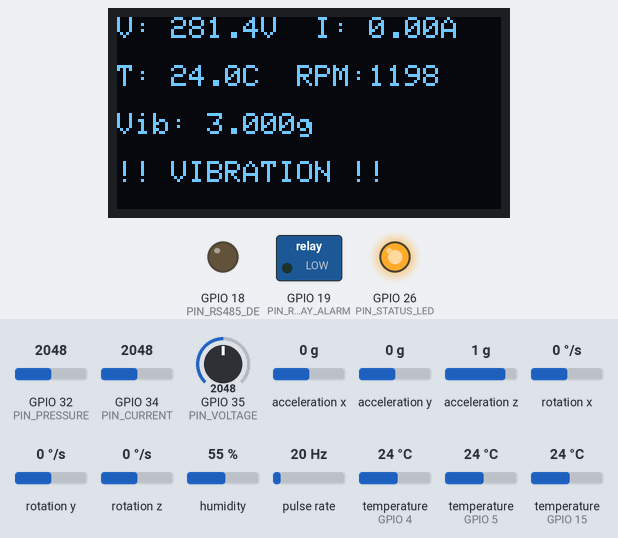
This sketch was run on a simulated ESP32. On the bench: 128×64 one-colour display, switched loads named in the sketch (green lamp = pin HIGH), output pins drawn as LEDs (lit = HIGH). Wiring (inferred from the names in the program): pulse sensor: data GPIO 2. The test bench sets the inputs (shaded band); at power-on: acceleration z 1 g, GPIO 34 (PIN_CURRENT) = 2048, pulse rate 20 Hz, temperature (sensors on GPIO 4, GPIO 5, GPIO 15) 24 °C, GPIO 32 (PIN_PRESSURE) = 2048, GPIO 35 (PIN_VOLTAGE) = 2048, acceleration x 0 g, acceleration y 0 g, rotation x 0 °/s, rotation y 0 °/s, rotation z 0 °/s, humidity 55 %. WiFi joins after 1.5 s; servers stay silent unless stated; uploads are accepted with an empty reply; the local clock reads 2024-03-15 10:24:30 at power-on unless the sketch sets it; what the sketch prints to the serial monitor is not drawn.

Above: at 6.5 s.
6.6 s: acceleration z set to 0.7 g
At 9.5 s:
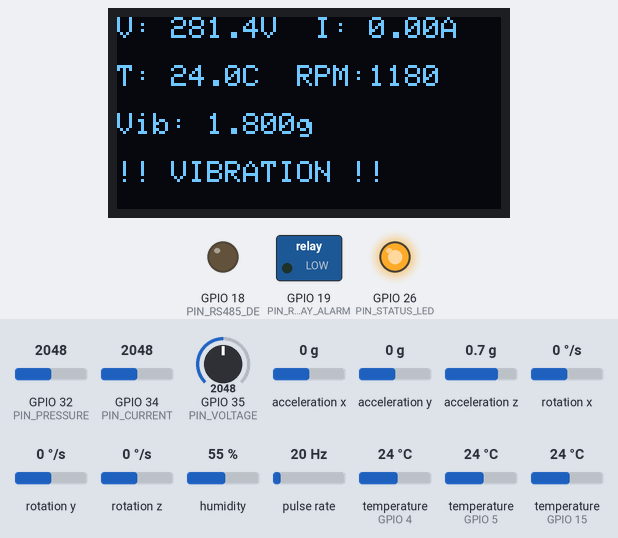
12.1 s: acceleration z set to 0.4 g
At 13.6 s:
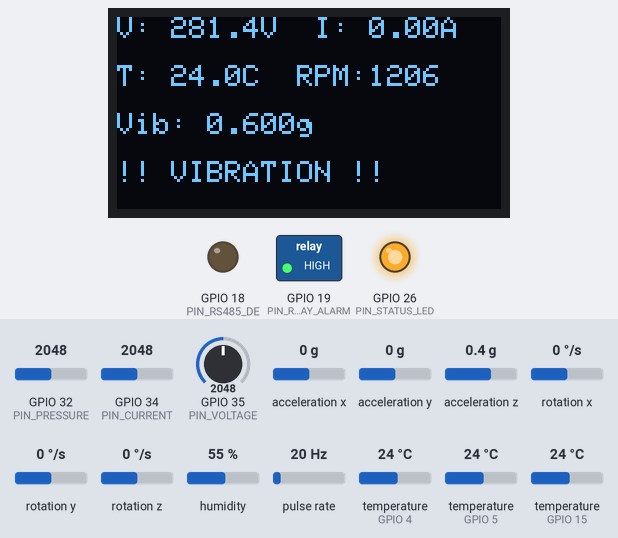
19.2 s: GPIO 34 (PIN_CURRENT) set to 2385
At 23.6 s:
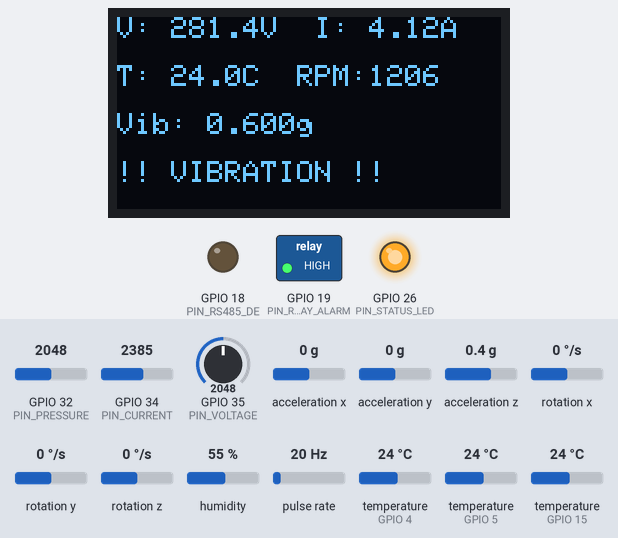
23.9 s: GPIO 34 (PIN_CURRENT) set to 2477
At 27.8 s:
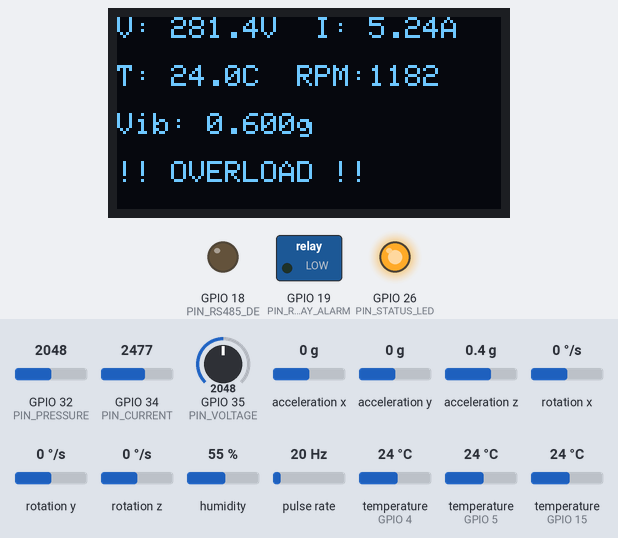
31.0 s: pulse rate (sensor on GPIO 2) set to 4 Hz
At 32.9 s:
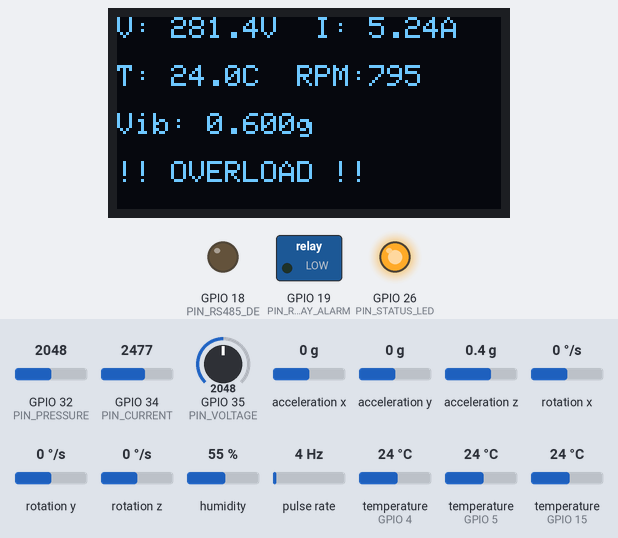
35.8 s: temperature (sensor on GPIO 4) set to 12 °C
At 40.0 s:
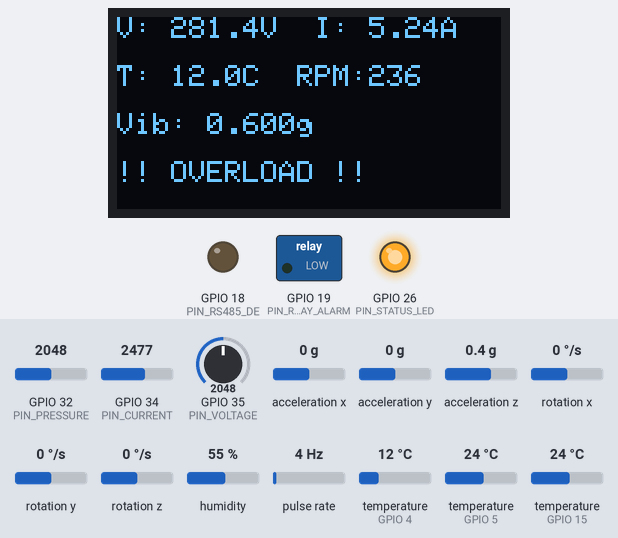
Timing chart, 0 to 41.5 s (numbered marks = the images above; inputs shaded):
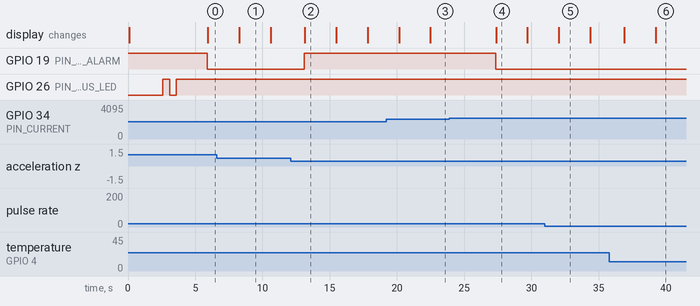

Measured:
- the behaviour switches between 0.6 and 0.5 g on acceleration z (found by bisection; images 1 and 2)
- the behaviour switches between 2416 and 2417 on GPIO 34 (PIN_CURRENT) (found by bisection; images 3 and 4)
- after the input at 12.1 s, GPIO 19 (PIN_RELAY_ALARM): LOW → HIGH after 1.0 s
- after the input at 19.2 s, the display: first differs from a run without the input after 3.3 s (image 3)
- after the input at 23.9 s, GPIO 19 (PIN_RELAY_ALARM): HIGH → LOW after 3.4 s; the display: changes after 3.5 s (image 4)
- after the input at 31.0 s, the display: changes after 1.0 s (image 5)
- what the display in image 1 shows lasts 2.3 s, from 8.3 s to 10.6 s

The sketch:

main.ino
```cpp
/*
 * PREDICTA – ESP32 Industrial Sensor Acquisition Firmware
 * Target: ESP32 DevKit V1
 * System: 3-Phase Induction Motor + Water Pump Monitoring
 *
 * Segment B – Live IoT Monitoring. Streams readings to the Predicta cloud backend.
 *
 * Transport (choose one below):
 *   - HTTPS (default): POST /api/live/ingest with header X-Device-Key. Works with any
 *     cloud host (Render, Railway, …) – no broker needed.
 *   - MQTT: publish to a Mosquitto broker; the backend bridge (MQTT_ENABLED=true) ingests it.
 *
 * Setup:
 *   1. In Predicta → Live Monitor → "Register device", use the same DEVICE_ID as below.
 *   2. Paste the key shown once into DEVICE_KEY.
 *   3. Set PREDICTA_INGEST_URL to your deployment.
 *
 * Libraries Required:
 *   - PubSubClient (MQTT)
 *   - ArduinoJson
 *   - OneWire + DallasTemperature (DS18B20)
 *   - MPU6050 by Electronic Cats
 *   - DHT sensor library by Adafruit
 *   - ModbusMaster (for Modbus RTU slave)
 *   - HTTPClient / WiFiClientSecure (bundled with the ESP32 core)
 *
 * Install via Arduino Library Manager
 */

#include <WiFi.h>
#include <WiFiClientSecure.h>
#include <HTTPClient.h>
#include <time.h>
#include <PubSubClient.h>
#include <ArduinoJson.h>
#include <OneWire.h>
#include <DallasTemperature.h>
#include <MPU6050.h>
#include <DHT.h>
#include <Wire.h>
#include <Adafruit_SSD1306.h>

// ─── Transport selection ──────────────────────────────────────────────────────
#define TRANSPORT_HTTPS 1                 // 1 = HTTPS to the cloud, 0 = MQTT broker

// ─── WiFi Configuration ───────────────────────────────────────────────────────
const char* WIFI_SSID     = "YOUR_WIFI_SSID";
const char* WIFI_PASSWORD = "YOUR_WIFI_PASSWORD";
const char* DEVICE_ID     = "MOTOR_01";

// ─── Predicta Cloud (HTTPS) ───────────────────────────────────────────────────
const char* PREDICTA_INGEST_URL = "https://predicta-i6vf.onrender.com/api/live/ingest";
const char* DEVICE_KEY          = "pdk_PASTE_THE_KEY_SHOWN_AT_REGISTRATION";
// PEM root certificate of your host. Leave empty only for bench testing: the
// connection is then encrypted but the server identity is NOT verified.
const char* ROOT_CA = "";

// ─── MQTT (only when TRANSPORT_HTTPS = 0) ─────────────────────────────────────
const char* MQTT_SERVER   = "192.168.1.100";    // Node-RED / Mosquitto broker IP
const int   MQTT_PORT     = 1883;
const char* MQTT_TOPIC    = "predicta/sensor/data";
const char* MQTT_ALERT    = "predicta/alerts";

// ─── Timing ───────────────────────────────────────────────────────────────────
#define SAMPLE_INTERVAL_MS   2000          // local sampling, alarm relay, OLED
#if TRANSPORT_HTTPS
#define PUBLISH_INTERVAL_MS  10000         // one HTTPS request every 10 s
#else
#define PUBLISH_INTERVAL_MS  2000
#endif
#define BUFFER_CAPACITY      30            // readings kept while the cloud is unreachable

// ─── Pin Definitions ──────────────────────────────────────────────────────────
#define PIN_CURRENT       34   // ACS712-30A analog out
#define PIN_VOLTAGE       35   // ZMPT101B analog out
#define PIN_PRESSURE      32   // MPX5700 pressure sensor
#define PIN_DS18B20_MOTOR  4   // DS18B20 motor body temperature
#define PIN_DS18B20_BEAR   5   // DS18B20 bearing temperature
#define PIN_DHT           15   // DHT22 ambient
#define PIN_HALL           2   // Hall effect RPM (interrupt)
#define PIN_RS485_RX      16   // MAX485 RO
#define PIN_RS485_TX      17   // MAX485 DI
#define PIN_RS485_DE      18   // MAX485 DE+RE
#define PIN_RELAY_ALARM   19   // Relay module output
#define PIN_STATUS_LED    26   // Onboard status LED
#define DHT_TYPE          DHT22

// ─── Calibration Constants ────────────────────────────────────────────────────
#define ACS712_SENSITIVITY  0.066    // 66 mV/A for ACS712-30A
#define ACS712_ZERO         1.65     // Zero-current voltage (at 3.3V supply)
#define VOLTAGE_CAL_FACTOR  170.5    // Calibrate with multimeter
#define ADC_REF             3.3
#define ADC_RESOLUTION      4095.0
#define CURRENT_SAMPLES     1000     // Samples for RMS calculation
#define MOTOR_POLES         4
#define POWER_FACTOR        0.85     // Assumed pf for induction motor

// ─── Threshold Definitions (configurable via MQTT) ───────────────────────────
#define TEMP_WARNING        75.0    // °C
#define TEMP_CRITICAL       85.0    // °C
#define CURRENT_OVERLOAD    4.5     // A (130% of FLC 3.5A)
#define VIBRATION_WARNING   0.5     // g RMS
#define VIBRATION_CRITICAL  1.0     // g RMS
#define RPM_LOW_LIMIT       1200    // RPM (below = possible stall)
#define RPM_HIGH_LIMIT      1600    // RPM (above = possible overspeed)

// ─── Objects ──────────────────────────────────────────────────────────────────
WiFiClient espClient;
PubSubClient mqttClient(espClient);
WiFiClientSecure httpsClient;
String offlineBuffer[BUFFER_CAPACITY];     // JSON readings awaiting upload (need NTP time)
int bufferCount = 0;
OneWire oneWireMotor(PIN_DS18B20_MOTOR);
OneWire oneWireBear(PIN_DS18B20_BEAR);
DallasTemperature motorTempSensor(&oneWireMotor);
DallasTemperature bearingTempSensor(&oneWireBear);
MPU6050 mpu;
DHT dht(PIN_DHT, DHT_TYPE);
Adafruit_SSD1306 oled(128, 64, &Wire, -1);

// ─── Global Variables ─────────────────────────────────────────────────────────
volatile unsigned long rpmPulseCount = 0;
unsigned long lastRpmCalc = 0;
unsigned long lastSample = 0;
unsigned long lastPublish = 0;
unsigned long motorStartTime = 0;
bool motorRunning = false;
float totalEnergyKWh = 0.0;
unsigned long startStopCycles = 0;
unsigned long lastCurrentTime = 0;

// ─── Interrupt Handler for RPM ────────────────────────────────────────────────
void IRAM_ATTR hallISR() {
  rpmPulseCount++;
}

// ─── Setup ────────────────────────────────────────────────────────────────────
void setup() {
  Serial.begin(115200);
  Serial2.begin(9600, SERIAL_8N1, PIN_RS485_RX, PIN_RS485_TX);  // Modbus RTU

  // GPIO Setup
  pinMode(PIN_HALL, INPUT_PULLUP);
  pinMode(PIN_RELAY_ALARM, OUTPUT);
  pinMode(PIN_STATUS_LED, OUTPUT);
  pinMode(PIN_RS485_DE, OUTPUT);
  digitalWrite(PIN_RELAY_ALARM, HIGH);  // Relay NC, deactivate
  digitalWrite(PIN_RS485_DE, LOW);      // Receive mode

  attachInterrupt(digitalPinToInterrupt(PIN_HALL), hallISR, RISING);

  // Sensor Init
  motorTempSensor.begin();
  bearingTempSensor.begin();
  mpu.initialize();
  dht.begin();
  Wire.begin(21, 22);

  // OLED Init
  if (!oled.begin(SSD1306_SWITCHCAPVCC, 0x3C)) {
    Serial.println("OLED init failed");
  }
  oledSplash();

  // WiFi, clock (readings carry real UTC timestamps), transport
  connectWiFi();
  configTime(0, 0, "pool.ntp.org", "time.google.com");
#if TRANSPORT_HTTPS
  if (strlen(ROOT_CA) > 0) {
    httpsClient.setCACert(ROOT_CA);
  } else {
    httpsClient.setInsecure();
    Serial.println("WARNING: ROOT_CA empty – server certificate NOT verified (bench testing only)");
  }
#else
  mqttClient.setServer(MQTT_SERVER, MQTT_PORT);
  mqttClient.setCallback(mqttCallback);
  connectMQTT();
#endif

  motorStartTime = millis();
  motorRunning = true;
  startStopCycles++;

  Serial.println("PREDICTA ESP32 Node Online");
}

// ─── Main Loop ────────────────────────────────────────────────────────────────
void loop() {
#if !TRANSPORT_HTTPS
  if (!mqttClient.connected()) connectMQTT();
  mqttClient.loop();
#endif

  unsigned long now = millis();

  // Sample every SAMPLE_INTERVAL_MS; upload every PUBLISH_INTERVAL_MS
  if (now - lastSample >= SAMPLE_INTERVAL_MS) {
    lastSample = now;

    // Read all sensors
    float current     = readCurrentRMS();
    float voltage     = readVoltageRMS();
    float motorTemp   = readTemperature(motorTempSensor);
    float bearingTemp = readTemperature(bearingTempSensor);
    float ambientTemp = dht.readTemperature();
    float humidity    = dht.readHumidity();
    float vibration   = readVibrationRMS();
    float rpm         = calculateRPM();
    float pressure    = readPressure();
    float power       = calculatePower(voltage, current, POWER_FACTOR);
    float runHours    = (millis() - motorStartTime) / 3600000.0;

    // Accumulate energy: kWh = kW × hours
    totalEnergyKWh += power * (SAMPLE_INTERVAL_MS / 3600000.0);

    // Build JSON payload
    StaticJsonDocument<512> doc;
    doc["device_id"]     = DEVICE_ID;
    // Epoch seconds once NTP has synced; otherwise omitted and the server stamps arrival time.
    // (millis() is time since boot and must never be sent as a timestamp.)
    time_t epoch = time(nullptr);
    if (epoch > 1700000000) doc["timestamp"] = (uint32_t)epoch;
    doc["voltage"]       = round(voltage * 10) / 10.0;
    doc["current"]       = round(current * 100) / 100.0;
    doc["motor_temp"]    = round(motorTemp * 10) / 10.0;
    doc["bearing_temp"]  = round(bearingTemp * 10) / 10.0;
    doc["ambient_temp"]  = round(ambientTemp * 10) / 10.0;
    doc["humidity"]      = round(humidity * 10) / 10.0;
    doc["vibration_rms"] = round(vibration * 1000) / 1000.0;
    doc["rpm"]           = (int)rpm;
    doc["pressure"]      = round(pressure * 10) / 10.0;
    doc["power_kw"]      = round(power * 100) / 100.0;
    doc["energy_kwh"]    = round(totalEnergyKWh * 1000) / 1000.0;
    doc["run_hours"]     = round(runHours * 100) / 100.0;
    doc["start_cycles"]  = startStopCycles;
    doc["motor_running"] = motorRunning;

    // Fault flags
    doc["overload"]      = (current > CURRENT_OVERLOAD);
    doc["overheat"]      = (motorTemp > TEMP_WARNING);
    doc["high_vibration"]= (vibration > VIBRATION_WARNING);
    doc["low_rpm"]       = (rpm < RPM_LOW_LIMIT && motorRunning);

    if (now - lastPublish >= PUBLISH_INTERVAL_MS) {
      lastPublish = now;
#if TRANSPORT_HTTPS
      String reading;
      serializeJson(doc, reading);
      publishHttps(reading, doc.containsKey("timestamp"));
#else
      doc["device_key"] = DEVICE_KEY;   // optional: the bridge verifies it when present
      char payload[512];
      serializeJson(doc, payload);
      mqttClient.publish(MQTT_TOPIC, payload);
#endif
    }

    // Local alarm relay
    if (current > CURRENT_OVERLOAD || motorTemp > TEMP_CRITICAL || vibration > VIBRATION_CRITICAL) {
      digitalWrite(PIN_RELAY_ALARM, LOW);  // Energize alarm
    } else {
      digitalWrite(PIN_RELAY_ALARM, HIGH);
    }

    // Update OLED
    updateOLED(voltage, current, motorTemp, vibration, rpm);

    // Debug output
    Serial.printf("[SENSOR] V=%.1fV I=%.2fA T=%.1f°C Vib=%.3fg RPM=%.0f P=%.2fkW\n",
                  voltage, current, motorTemp, vibration, rpm, power);
  }
}

// ─── Sensor Reading Functions ─────────────────────────────────────────────────

float readCurrentRMS() {
  long sum = 0;
  for (int i = 0; i < CURRENT_SAMPLES; i++) {
    int raw = analogRead(PIN_CURRENT);
    float voltage = (raw / ADC_RESOLUTION) * ADC_REF;
    float current = (voltage - ACS712_ZERO) / ACS712_SENSITIVITY;
    sum += (long)(current * current * 100);
    delayMicroseconds(100);
  }
  float rms = sqrt((float)sum / (CURRENT_SAMPLES * 100));
  return max(0.0f, rms);
}

float readVoltageRMS() {
  int maxRaw = 0;
  for (int i = 0; i < 500; i++) {
    int raw = analogRead(PIN_VOLTAGE);
    if (raw > maxRaw) maxRaw = raw;
    delayMicroseconds(100);
  }
  float peakVoltage = (maxRaw / ADC_RESOLUTION) * ADC_REF;
  return peakVoltage * VOLTAGE_CAL_FACTOR;
}

float readTemperature(DallasTemperature& sensor) {
  sensor.requestTemperatures();
  float t = sensor.getTempCByIndex(0);
  return (t == DEVICE_DISCONNECTED_C) ? 0.0f : t;
}

float readVibrationRMS() {
  int16_t ax, ay, az, gx, gy, gz;
  float sumSq = 0;
  int samples = 100;
  for (int i = 0; i < samples; i++) {
    mpu.getMotion6(&ax, &ay, &az, &gx, &gy, &gz);
    float ax_g = ax / 4096.0;
    float ay_g = ay / 4096.0;
    float az_g = az / 4096.0;
    sumSq += ax_g * ax_g + ay_g * ay_g + az_g * az_g;
    delay(1);
  }
  float total_rms = sqrt(sumSq / samples);
  return max(0.0f, total_rms - 1.0f);  // Remove gravity component
}

float calculateRPM() {
  unsigned long now = millis();
  unsigned long elapsed = now - lastRpmCalc;
  if (elapsed < 500) return -1;  // Not ready yet

  noInterrupts();
  unsigned long pulses = rpmPulseCount;
  rpmPulseCount = 0;
  interrupts();

  lastRpmCalc = now;
  float rpm = (pulses * 60000.0f) / elapsed;
  return rpm;
}

float readPressure() {
  int raw = analogRead(PIN_PRESSURE);
  float voltage = (raw / ADC_RESOLUTION) * ADC_REF;
  // MPX5700GP: Vout = VS × (0.006788 × P + 0.04)
  // P (kPa) = (Vout / VS - 0.04) / 0.006788
  float pressure_kpa = (voltage / 5.0 - 0.04) / 0.006788;
  return max(0.0f, pressure_kpa);
}

float calculatePower(float v, float i, float pf) {
  return (v * i * pf * 1.732) / 1000.0;  // kW (3-phase)
}

// ─── HTTPS upload to Predicta (Segment B) ─────────────────────────────────────

int postJson(const String& body) {
  HTTPClient http;
  http.begin(httpsClient, PREDICTA_INGEST_URL);
  http.setTimeout(8000);
  http.addHeader("Content-Type", "application/json");
  http.addHeader("X-Device-Key", DEVICE_KEY);
  int code = http.POST(body);
  http.end();
  return code;
}

void publishHttps(const String& reading, bool hasTimestamp) {
  if (WiFi.status() != WL_CONNECTED) connectWiFi();

  int code = (WiFi.status() == WL_CONNECTED) ? postJson(reading) : -1;
  if (code == 201) {
    // Back online: flush readings buffered during the outage as one batch
    if (bufferCount > 0) {
      String batch = String("{\"device_id\":\"") + DEVICE_ID + "\",\"readings\":[";
      for (int i = 0; i < bufferCount; i++) {
        if (i) batch += ",";
        batch += offlineBuffer[i];
      }
      batch += "]}";
      if (postJson(batch) == 201) bufferCount = 0;
    }
    return;
  }
  if (code == 401) {
    Serial.println("[HTTPS] 401 – DEVICE_ID / DEVICE_KEY rejected. Re-register or rotate the key.");
    return;   // retrying with a bad key will never succeed
  }

  Serial.printf("[HTTPS] Upload failed (code %d); buffering\n", code);
  // Only readings with a real timestamp can be replayed later
  if (hasTimestamp) {
    if (bufferCount == BUFFER_CAPACITY) {      // drop the oldest
      for (int i = 1; i < BUFFER_CAPACITY; i++) offlineBuffer[i - 1] = offlineBuffer[i];
      bufferCount--;
    }
    offlineBuffer[bufferCount++] = reading;
  }
}

// ─── WiFi + MQTT ──────────────────────────────────────────────────────────────

void connectWiFi() {
  WiFi.begin(WIFI_SSID, WIFI_PASSWORD);
  Serial.print("Connecting to WiFi");
  int attempts = 0;
  while (WiFi.status() != WL_CONNECTED && attempts < 30) {
    delay(500);
    Serial.print(".");
    digitalWrite(PIN_STATUS_LED, !digitalRead(PIN_STATUS_LED));
    attempts++;
  }
  if (WiFi.status() == WL_CONNECTED) {
    Serial.printf("\nWiFi connected: %s\n", WiFi.localIP().toString().c_str());
    digitalWrite(PIN_STATUS_LED, HIGH);
  } else {
    Serial.println("\nWiFi connection failed! Running in offline mode.");
  }
}

void connectMQTT() {
  while (!mqttClient.connected()) {
    Serial.print("Connecting to MQTT...");
    String clientId = "ESP32_" + String(DEVICE_ID);
    if (mqttClient.connect(clientId.c_str())) {
      Serial.println("connected");
      mqttClient.subscribe("predicta/commands");
      mqttClient.subscribe("predicta/thresholds");
    } else {
      Serial.printf("Failed rc=%d, retry in 5s\n", mqttClient.state());
      delay(5000);
    }
  }
}

void mqttCallback(char* topic, byte* payload, unsigned int length) {
  String msg;
  for (unsigned int i = 0; i < length; i++) msg += (char)payload[i];

  StaticJsonDocument<256> doc;
  if (!deserializeJson(doc, msg)) {
    // Handle remote commands
    if (doc.containsKey("motor_stop") && doc["motor_stop"].as<bool>()) {
      motorRunning = false;
      Serial.println("Remote STOP command received");
    }
    // Update thresholds dynamically
    if (doc.containsKey("temp_warning")) {
      // In production: update global threshold variables
      Serial.printf("Threshold update: temp_warning=%.1f\n", doc["temp_warning"].as<float>());
    }
  }
}

// ─── OLED Display ─────────────────────────────────────────────────────────────

void oledSplash() {
  oled.clearDisplay();
  oled.setTextSize(1);
  oled.setTextColor(SSD1306_WHITE);
  oled.setCursor(10, 10);
  oled.println("PREDICTA v1.0");
  oled.setCursor(5, 25);
  oled.println("Motor Monitor Node");
  oled.setCursor(20, 40);
  oled.println("Initializing...");
  oled.display();
  delay(2000);
}

void updateOLED(float v, float i, float t, float vib, float rpm) {
  oled.clearDisplay();
  oled.setTextSize(1);
  oled.setTextColor(SSD1306_WHITE);

  oled.setCursor(0, 0);  oled.printf("V: %.1fV  I: %.2fA", v, i);
  oled.setCursor(0, 16); oled.printf("T: %.1fC  RPM:%d", t, (int)rpm);
  oled.setCursor(0, 32); oled.printf("Vib: %.3fg", vib);

  // Status bar
  oled.setCursor(0, 48);
  if (i > CURRENT_OVERLOAD) {
    oled.println("!! OVERLOAD !!");
  } else if (t > TEMP_WARNING) {
    oled.println("!! OVERHEAT !!");
  } else if (vib > VIBRATION_WARNING) {
    oled.println("!! VIBRATION !!");
  } else {
    oled.println("STATUS: NORMAL");
  }

  oled.display();
}
```
